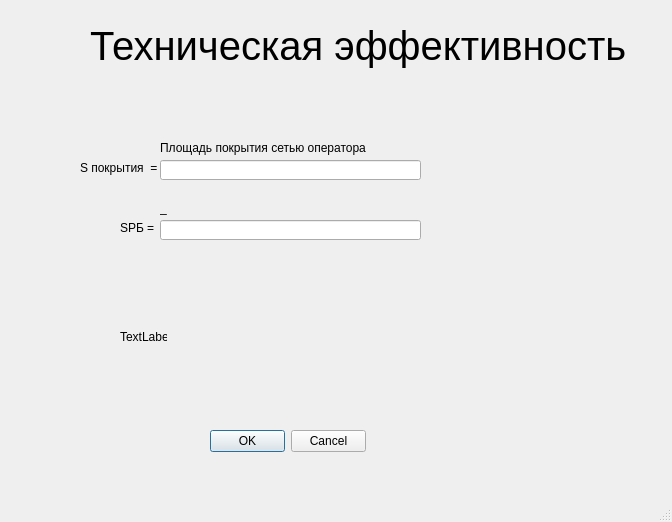
<?xml version="1.0" encoding="UTF-8"?>
<ui version="4.0">
 <class>Technical_efficiencyWindow</class>
 <widget class="QMainWindow" name="Technical_efficiencyWindow">
  <property name="geometry">
   <rect>
    <x>0</x>
    <y>0</y>
    <width>672</width>
    <height>522</height>
   </rect>
  </property>
  <property name="windowTitle">
   <string>Техническая эффективность</string>
  </property>
  <widget class="QWidget" name="centralwidget">
   <widget class="QLabel" name="label_Technical_efficiency">
    <property name="geometry">
     <rect>
      <x>90</x>
      <y>0</y>
      <width>561</width>
      <height>91</height>
     </rect>
    </property>
    <property name="font">
     <font>
      <pointsize>30</pointsize>
     </font>
    </property>
    <property name="text">
     <string>Техническая эффективность </string>
    </property>
   </widget>
   <widget class="QLineEdit" name="lineEdit_3">
    <property name="geometry">
     <rect>
      <x>160</x>
      <y>160</y>
      <width>261</width>
      <height>20</height>
     </rect>
    </property>
   </widget>
   <widget class="QLabel" name="label_3">
    <property name="geometry">
     <rect>
      <x>160</x>
      <y>140</y>
      <width>271</width>
      <height>16</height>
     </rect>
    </property>
    <property name="text">
     <string>Площадь покрытия сетью оператора</string>
    </property>
   </widget>
   <widget class="QLabel" name="label_4">
    <property name="geometry">
     <rect>
      <x>80</x>
      <y>160</y>
      <width>81</width>
      <height>16</height>
     </rect>
    </property>
    <property name="text">
     <string>S покрытия  =</string>
    </property>
   </widget>
   <widget class="QLabel" name="label_7">
    <property name="geometry">
     <rect>
      <x>120</x>
      <y>220</y>
      <width>41</width>
      <height>16</height>
     </rect>
    </property>
    <property name="text">
     <string>SРБ =</string>
    </property>
   </widget>
   <widget class="QLineEdit" name="lineEdit_5">
    <property name="geometry">
     <rect>
      <x>160</x>
      <y>220</y>
      <width>261</width>
      <height>20</height>
     </rect>
    </property>
   </widget>
   <widget class="QDialogButtonBox" name="buttonBox">
    <property name="geometry">
     <rect>
      <x>210</x>
      <y>430</y>
      <width>156</width>
      <height>23</height>
     </rect>
    </property>
    <property name="standardButtons">
     <set>QDialogButtonBox::Cancel|QDialogButtonBox::Ok</set>
    </property>
   </widget>
   <widget class="QLabel" name="label_5">
    <property name="geometry">
     <rect>
      <x>160</x>
      <y>200</y>
      <width>271</width>
      <height>16</height>
     </rect>
    </property>
    <property name="text">
     <string>_</string>
    </property>
   </widget>
   <widget class="QLabel" name="label">
    <property name="geometry">
     <rect>
      <x>120</x>
      <y>330</y>
      <width>47</width>
      <height>13</height>
     </rect>
    </property>
    <property name="text">
     <string>TextLabel</string>
    </property>
   </widget>
  </widget>
  <widget class="QMenuBar" name="menubar">
   <property name="geometry">
    <rect>
     <x>0</x>
     <y>0</y>
     <width>672</width>
     <height>21</height>
    </rect>
   </property>
  </widget>
  <widget class="QStatusBar" name="statusbar"/>
 </widget>
 <resources/>
 <connections/>
</ui>
